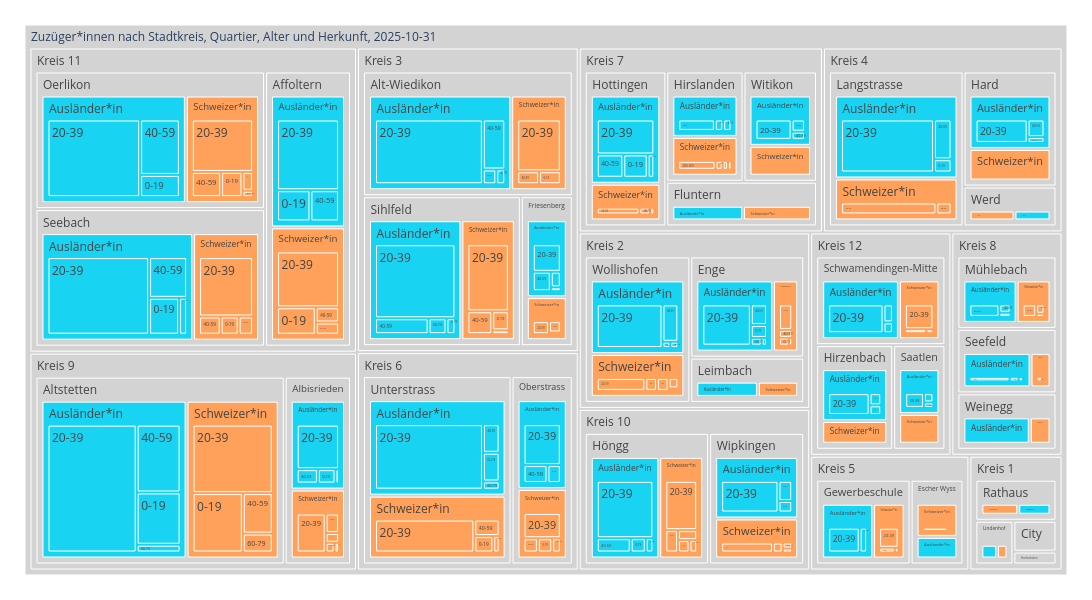

The notebook cell saved with this chart:
### Code cell
treeMap1 = mypy_dv.plot_px_treemap(
    data=myTreemapAgg.loc[time_slot].reset_index()
    ,levels=['KreisLang','QuarLang','HerkunftLang', 'AlterV20ueber80Kurz_noDM']
    ,values="sum_AnzZuzuWir"
    ,color="HerkunftLang"
    #, color_continuous_scale='Blues'
    ,color_discrete_map={'(?)':'lightgrey', 'Erwerbstätige':'#99C32E', 'Nichterwerbspersonen':'#7B4100', 'Erwerbslose':'#DB247D'}  
    ,height=600
    ,width=1100               
    #,margin_val_bottom=25
    ,myHeaderTitle="Zuzüger*innen nach Stadtkreis, Quartier, Alter und Herkunft, "+time_slot

)
treeMap1

### Figure 1 — Plotly figure (JSON) as saved in the notebook; plotly's stock layout.template omitted (floating-point values rounded to 4 significant figures; data arrays with more than 128 entries replaced by an {"elided": "..."} marker saying what was removed)
{"data": [{"branchvalues": "total", "customdata": {"elided": "344x1 str values"}, "domain": {"x": [0, 1], "y": [0, 1]}, "hovertemplate": "%{label}<br><br>Anzahl:<br>%{value}<extra></extra>", "ids": {"elided": "344 str values"}, "labels": {"elided": "344 str values"}, "marker": {"colors": {"elided": "344 str values"}}, "name": "", "parents": {"elided": "344 str values"}, "root": {"color": "grey"}, "type": "treemap", "values": {"elided": "344 int values"}}], "layout": {"height": 600, "legend": {"tracegroupgap": 0}, "margin": {"b": 25, "l": 25, "r": 25, "t": 25}, "width": 1100}}
